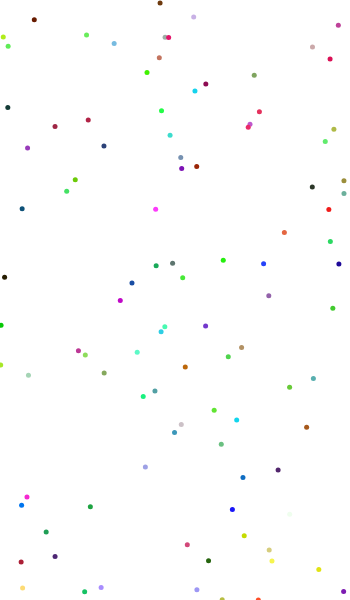
Frame 1 (no input)
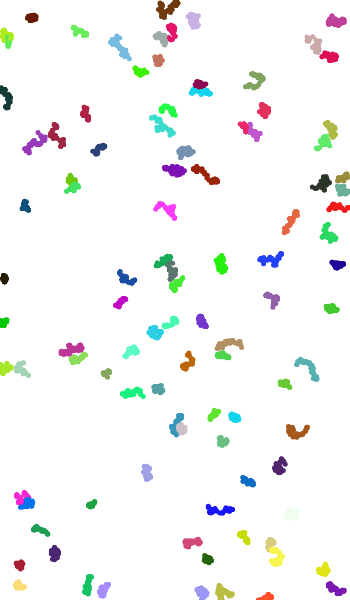
Frame 60 (no input)
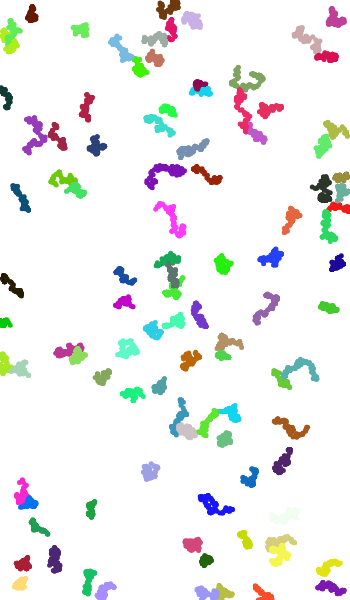
Frame 120 (the mouse pressed at the canvas centre since frame 60)

The p5.js sketch that drew these frames (run headless with seeded random() and noise() and a simulated clock; from frame 60 on, the mouse is pressed at the canvas centre):

// p5.js sketch
// ── sketch.js
class Walker {
	constructor() {
		this.x = random(width);
		this.y = random(height);
    this.color = [floor(random(255)), floor(random(255)), floor(random(255))];
	}
	
	show() {
		stroke(this.color[0], this.color[1], this.color[2]);
    strokeWeight(5);
	  point(this.x, this.y);
	}
	
	step() {
    let xstep = random(-3, 3);
    let ystep = random(-3, 3);

    const col = get(this.x + xstep, this.y + ystep);
    if ((col[0] == 255 && col[1] == 255 && col[2] == 255) || 
      (col[0] == this.color[0] && col[1] == this.color[1] && col[2] == this.color[2])) {
      this.x += xstep;
      this.y += ystep;
      this.x = min(this.x, width);
      this.x = max(this.x, 0);
      this.y = min(this.y, height);
      this.y = max(this.y, 0);
    }
  }
}

const WALKER_COUNT = 100;

let walkers;

function setup() {
	createCanvas(350, 600);
  background(255);
  walkers = [];
  for (let i = 0; i < WALKER_COUNT; ++i) {
  	walkers[i] = new Walker();
  }
}

function draw() {
  // fill(0, 25);
  // stroke(0, 50);
  // circle(random(width), random(height), 16);
	// circle(width/2, height/2, 25);
  for (let i = 0; i < WALKER_COUNT; ++i) {
	  walkers[i].show();
	  walkers[i].step();
  }
}
